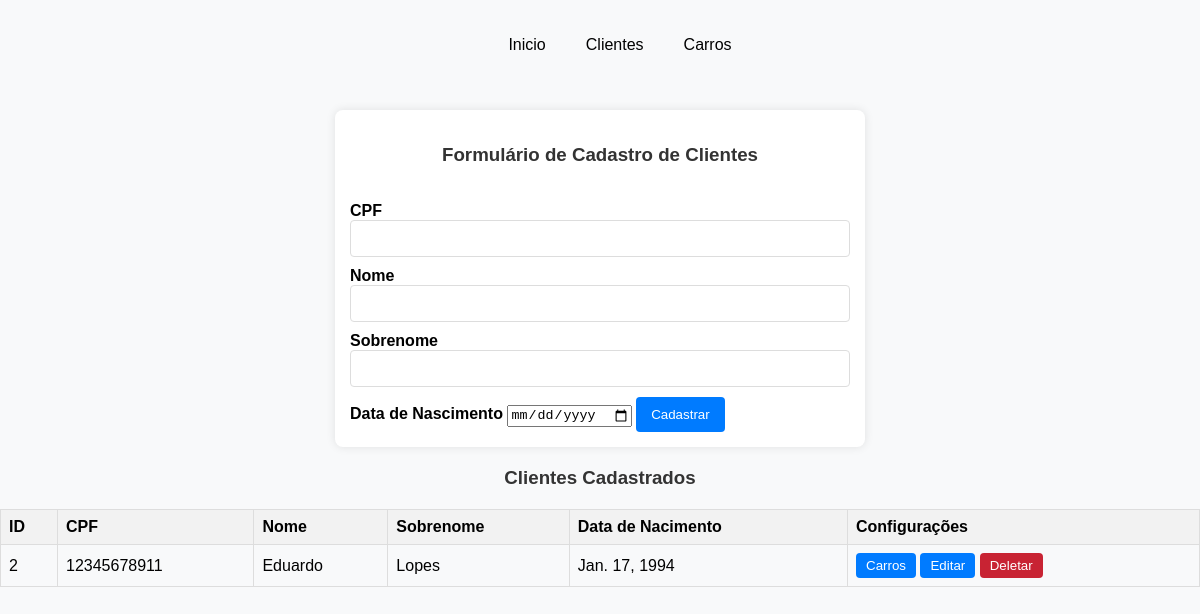
Page /core/homeClientes on the earlier database version.
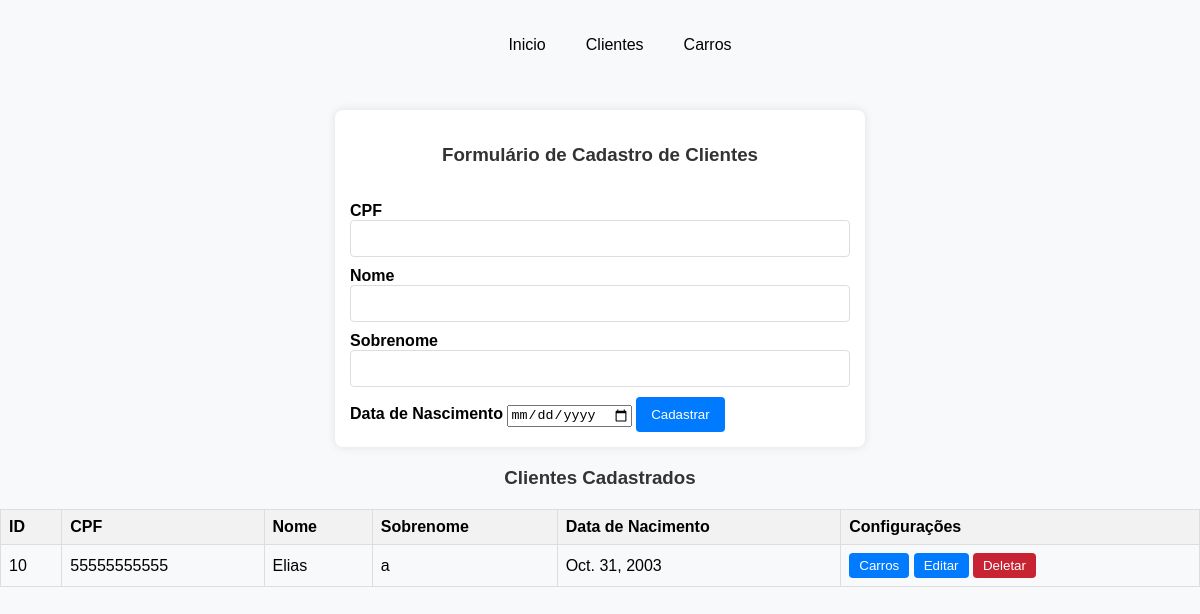
Same page on the later database version.
### core/models.py (models this page shows, shortened)
class Cliente(models.Model):
  cpf = models.CharField(max_length=11, null=False, default="")
  nome = models.CharField(max_length=50, null=False, default="")
  sobrenome = models.CharField(max_length=100, null=False, default="")
  nascimento = models.DateField()

### core/views.py (the view)
# urls.py: path('homeClientes', views.homeClientes, name="homeClientes"),
def homeClientes(request):
  clientes = Cliente.objects.all()
  return render (request, "clientes.html", {'clientes': clientes})

### core/static/templates/clientes.html (shortened to what this page needs)
{% extends 'base.html' %}
{% block body %}
<div class="formulario">
  <form name="formulario-cadastro" action="{% url 'salvarCliente' %}" method="POST">
    <h3>Formulário de Cadastro de Clientes</h3>
    <br>
    <label for="nome"><strong>CPF</strong></label>
    <input type="text" name="cpf" required>
    <label for="nome"><strong>Nome</strong></label>
    <input type="text" name="nome" required>
    <label for="nome"><strong>Sobrenome</strong></label>
    <input type="text" name="sobrenome" required>
    <label for="nome"><strong>Data de Nascimento</strong></label>
    <input type="date" name="nascimento" required>
    <button type="submit">Cadastrar</button>
  </form>
</div>
<div class="Tabela">
  <h3>Clientes Cadastrados</h3>
  <table>
    <thead>
      <tr>
        <th>ID</th>
        <th>CPF</th>
        <th>Nome</th>
        <th>Sobrenome</th>
        <th>Data de Nacimento</th>
        <th>Configurações</th>
      </tr>
    </thead>
    <tbody>
      {% for cliente in clientes %}
      <tr>
        <td>{{ cliente.id }}</td>
        <td>{{ cliente.cpf }}</td>
        <td>{{ cliente.nome }}</td>
        <td>{{ cliente.sobrenome }}</td>
        <td>{{ cliente.nascimento }}</td>
        <td>
          <a href="{% url 'homeCarros' %}"><button class="botoes" id="editar">Carros</button></a>
          <a href="{% url 'editarCliente' cliente.id%}"><button class="botoes" id="editar">Editar</button></a>
          <a href="{% url 'deletarCliente' cliente.id %}"><button class="botoes" id="deletar">Deletar</button></a>
        </td>
      </tr>
      {% endfor %}
    </tbody>
  </table>
</div>
{% endblock %}

Differences in the rows shown:
removed Cliente: id "2", cpf "12345678911", nome "Eduardo", sobrenome "Lopes", nascimento "Jan. 17, 1994"
added Cliente: id "10", cpf "55555555555", nome "Elias", sobrenome "a", nascimento "Oct. 31, 2003"
